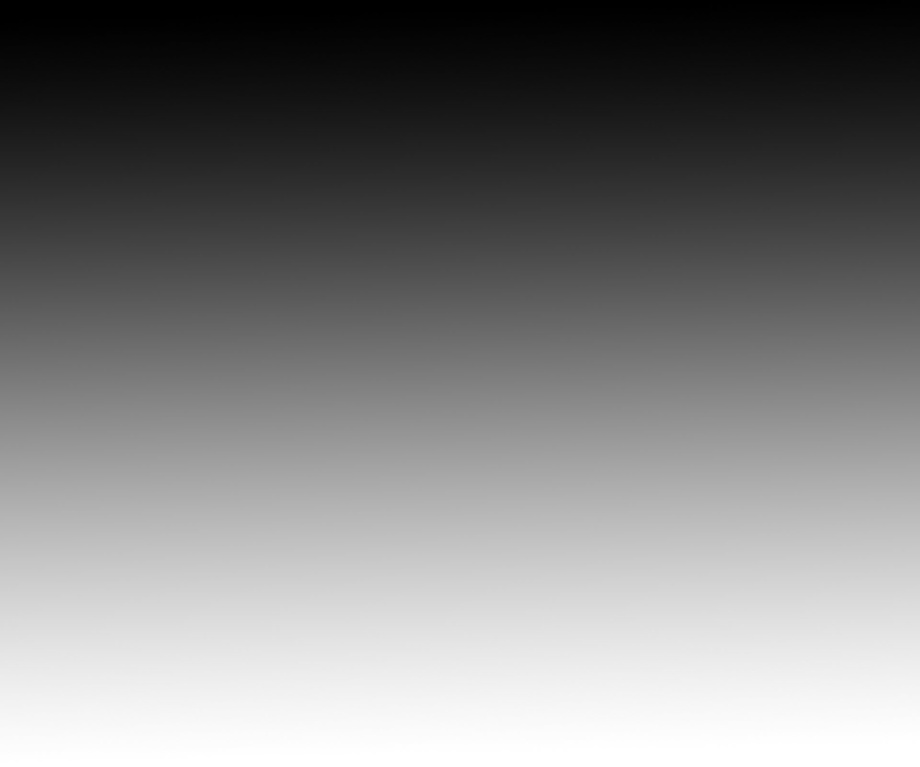
#> input picture opencv-webinar/grad.jpg, 920 x 767 px, shrunk from 1920 x 1600 before the run
$ jupyter execute thresholding.ipynb
#> lines starting #> are read from the running program, lines starting #| are printed output that depends on the picture; after the words box and inside, x2 and y2 are one past the last pixel; in counts of white or black regions, pixels touching at a corner belong together
## Global Thresholds

[cell 1]
import cv2 as cv
import numpy as np
from matplotlib import pyplot as plt

img = cv.imread('grad.jpg',0)
#> img is the input picture: shape (767, 920); min 0, max 255, mean 127.9
_,t1 = cv.threshold(img,127,255,cv.THRESH_BINARY)
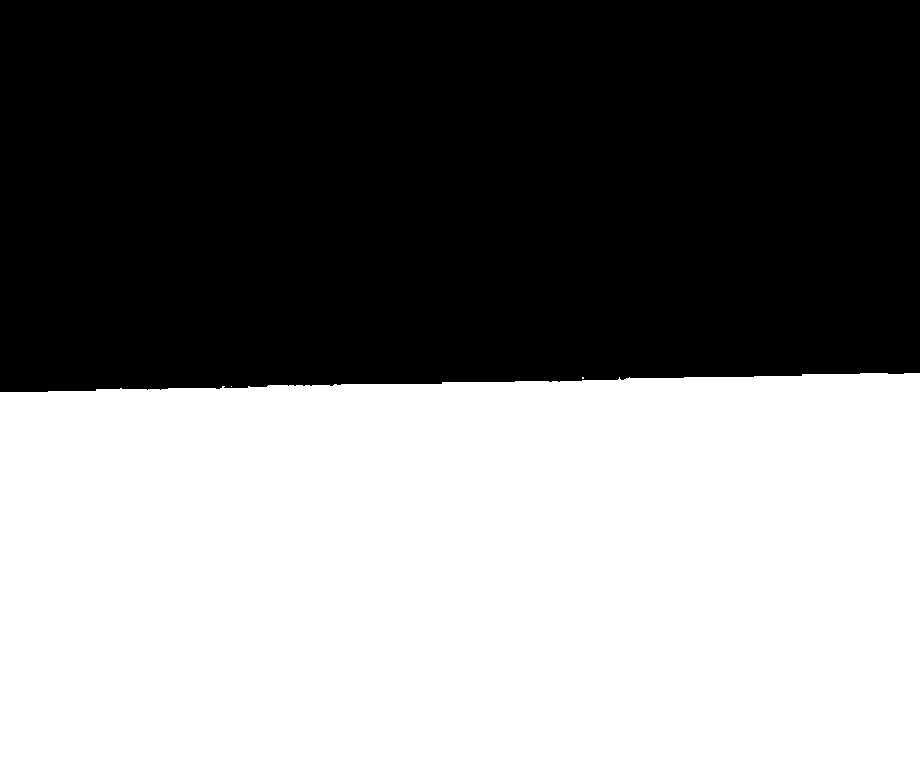
#> t1: shape (767, 920); 50.1% white; 1 black region, box (x1, y1, x2, y2) and area: (0, 0, 920, 392) 351839
_,t2 = cv.threshold(img,127,255,cv.THRESH_BINARY_INV)
_,t3 = cv.threshold(img,127,255,cv.THRESH_TRUNC)
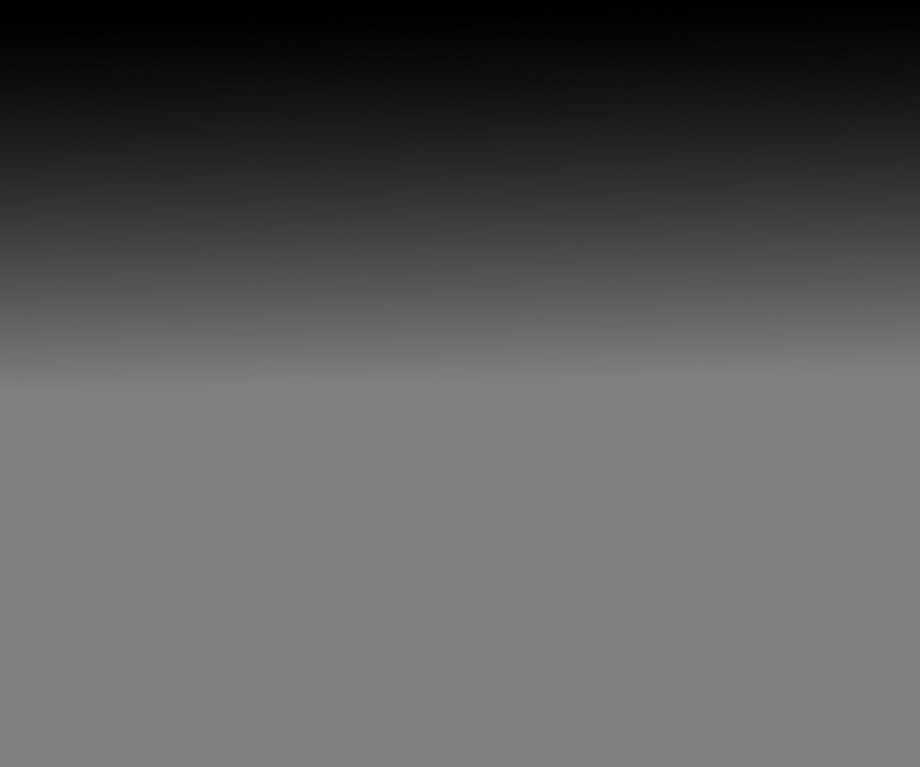
#> t3: shape (767, 920); min 0, max 127, mean 90.7
_,t4 = cv.threshold(img,127,255,cv.THRESH_TOZERO)
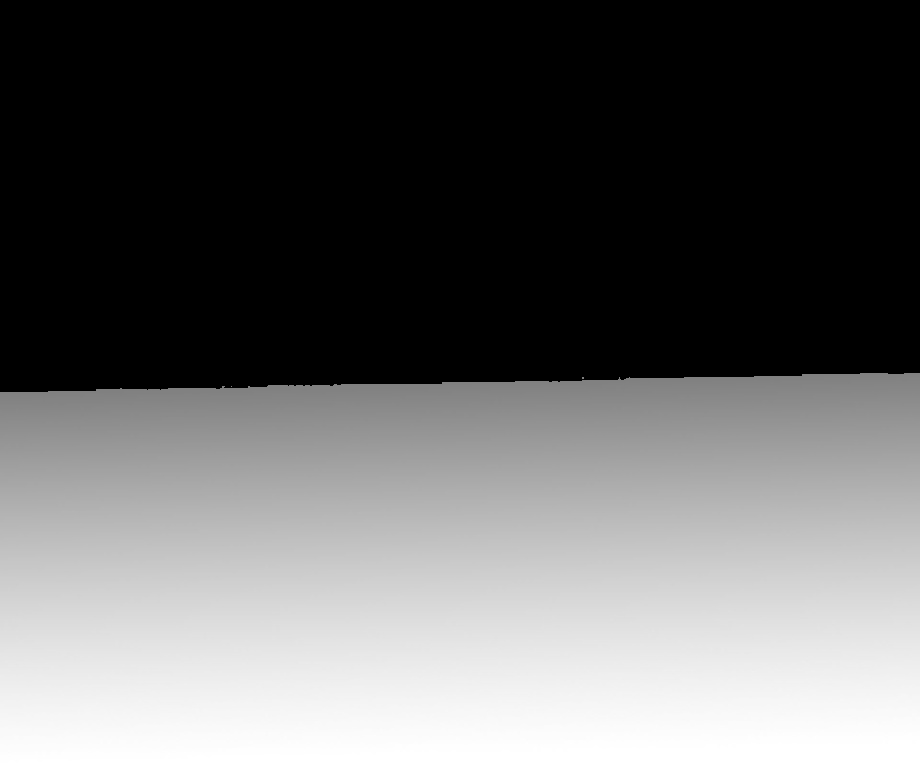
#> t4: shape (767, 920); min 0, max 255, mean 100.9
_,t5 = cv.threshold(img,127,255,cv.THRESH_TOZERO_INV)
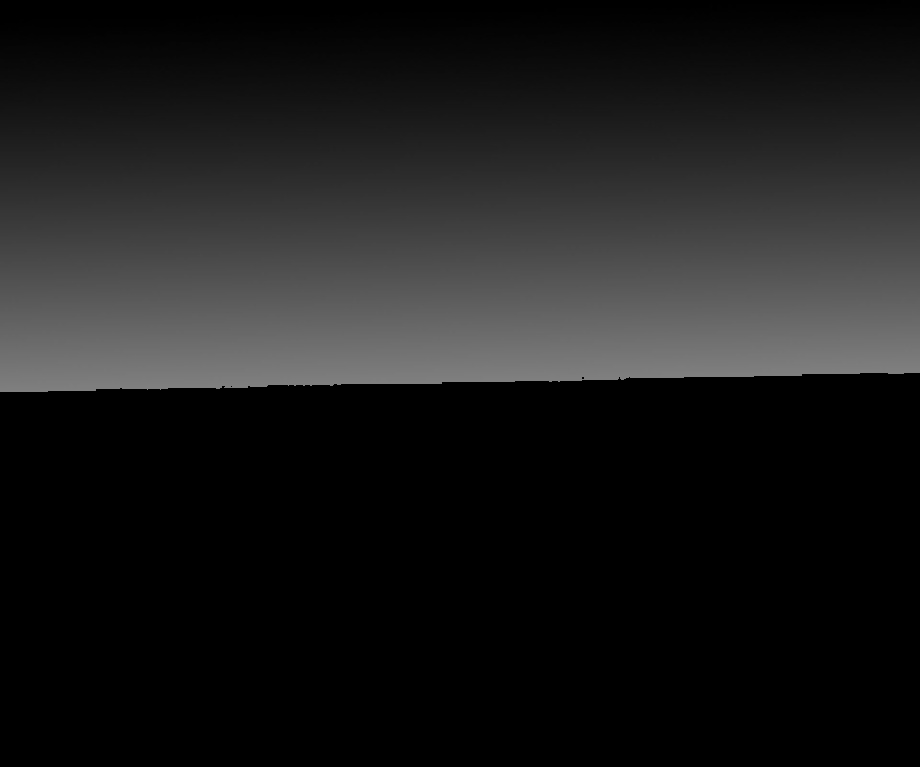
#> t5: shape (767, 920); min 0, max 127, mean 27.1

titles = ['Original','BINARY','BINARY_INV','TRUNC','TOZERO','TOZERO_INV']
images = [img, t1, t2, t3, t4, t5]
for i in range(6):
    plt.subplot(2,3,i+1), plt.imshow(images[i],'gray')
    plt.title(titles[i])
    plt.xticks([]), plt.yticks([])
plt.show()

## Adaptive Thresholds

[cell 2]
import cv2 as cv
import numpy as np
from matplotlib import pyplot as plt

img = cv.imread('sudoku.jpg',0)
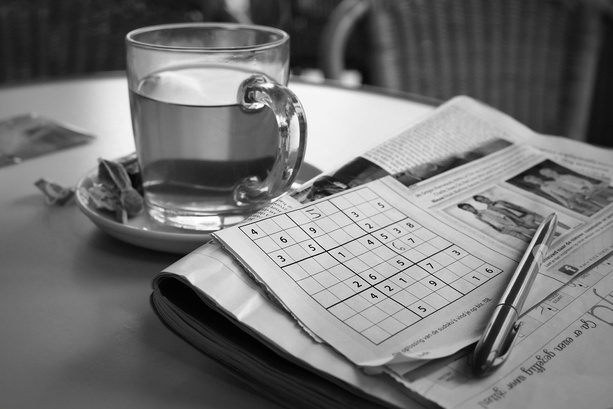
#> input picture opencv-webinar/sudoku.jpg, 613 x 409 px, shrunk from 1280 x 853 before the run
#> img: shape (409, 613); min 0, max 255, mean 116.3
img = cv.medianBlur(img,1)

_,th1 = cv.threshold(img,150,255,cv.THRESH_BINARY)
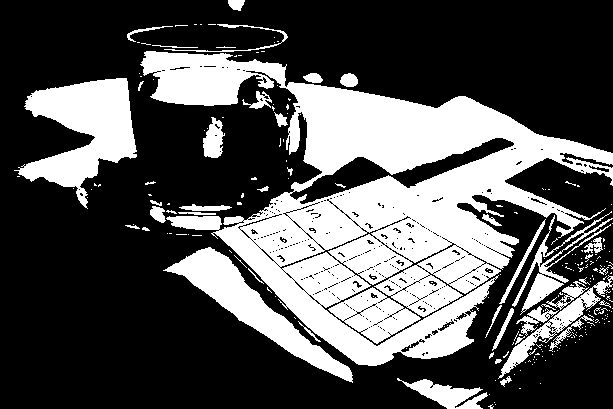
#> th1: shape (409, 613); 33% white; 242 white regions (196 under 20 px), largest, box (x1, y1, x2, y2) and area: (140, 51, 613, 366) 59422, (14, 78, 137, 209) 7724, (163, 247, 353, 383) 5615
th2 = cv.adaptiveThreshold(img,255,cv.ADAPTIVE_THRESH_MEAN_C,\
            cv.THRESH_BINARY,51,2)
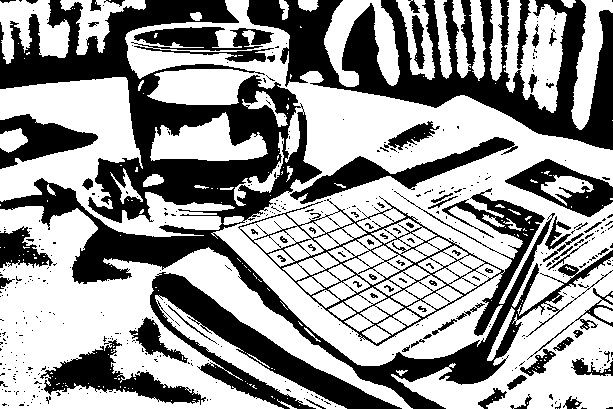
#> th2: shape (409, 613); 60.4% white; 431 black regions (357 under 20 px), largest, box (x1, y1, x2, y2) and area: (0, 0, 613, 409) 46318, (247, 0, 613, 150) 20526, (150, 272, 402, 409) 8574
th3 = cv.adaptiveThreshold(img,255,cv.ADAPTIVE_THRESH_GAUSSIAN_C,\
            cv.THRESH_BINARY,51,2)
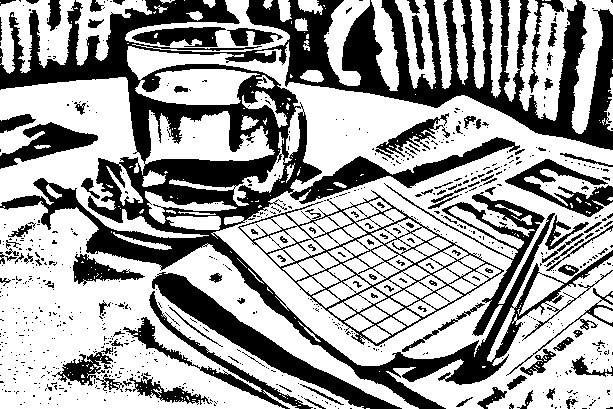
#> th3: shape (409, 613); 63.4% white; 757 black regions (649 under 20 px), largest, box (x1, y1, x2, y2) and area: (0, 0, 613, 409) 60080, (152, 272, 402, 409) 5429, (238, 190, 504, 346) 4364

titles = ['Original','BINARY','Mean','Gaussian']
images = [img, th1, th2, th3]
for i in range(4):
    plt.subplot(2,2,i+1),plt.imshow(images[i],'gray')
    plt.title(titles[i])
    plt.xticks([]),plt.yticks([])
plt.show()
